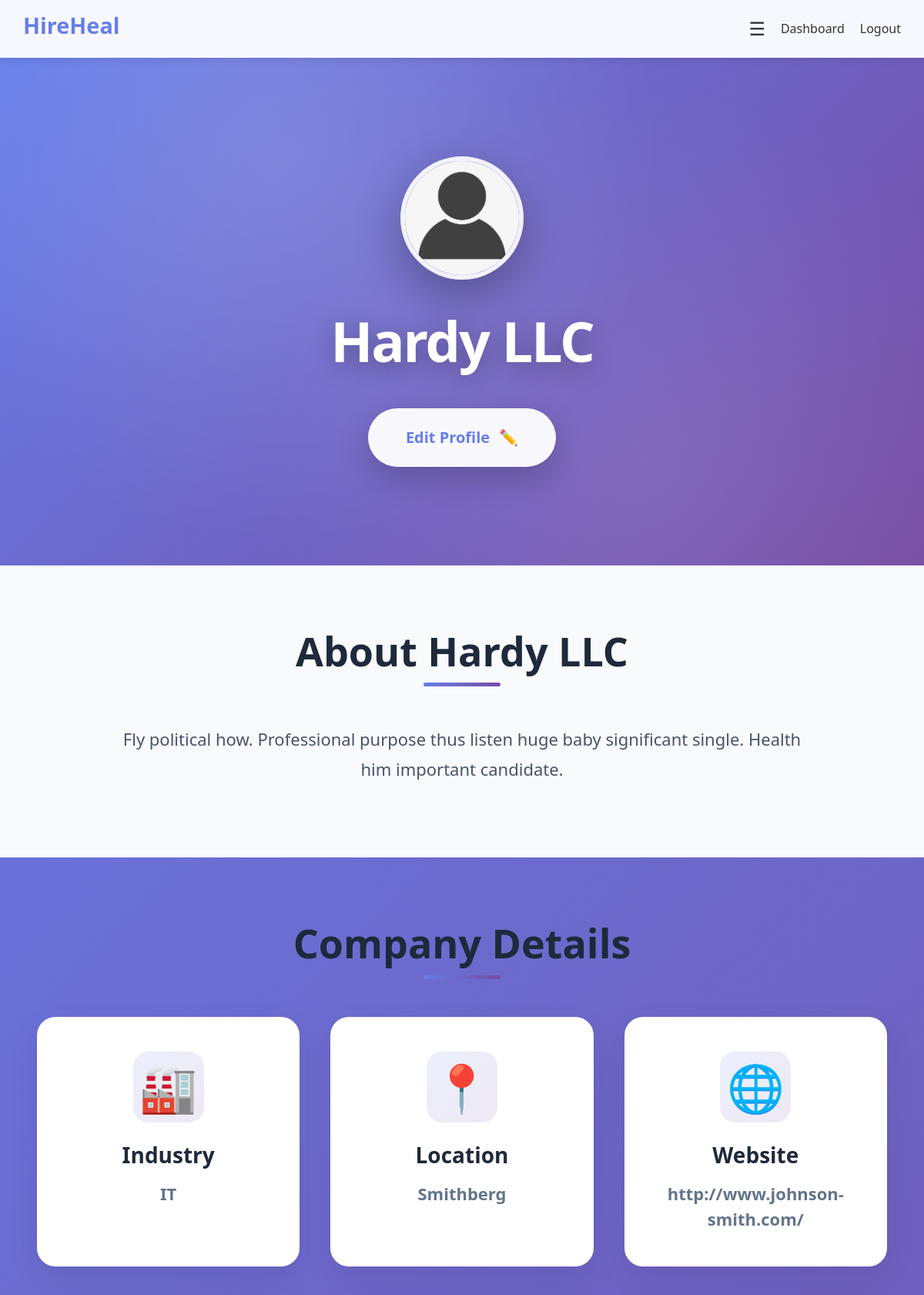
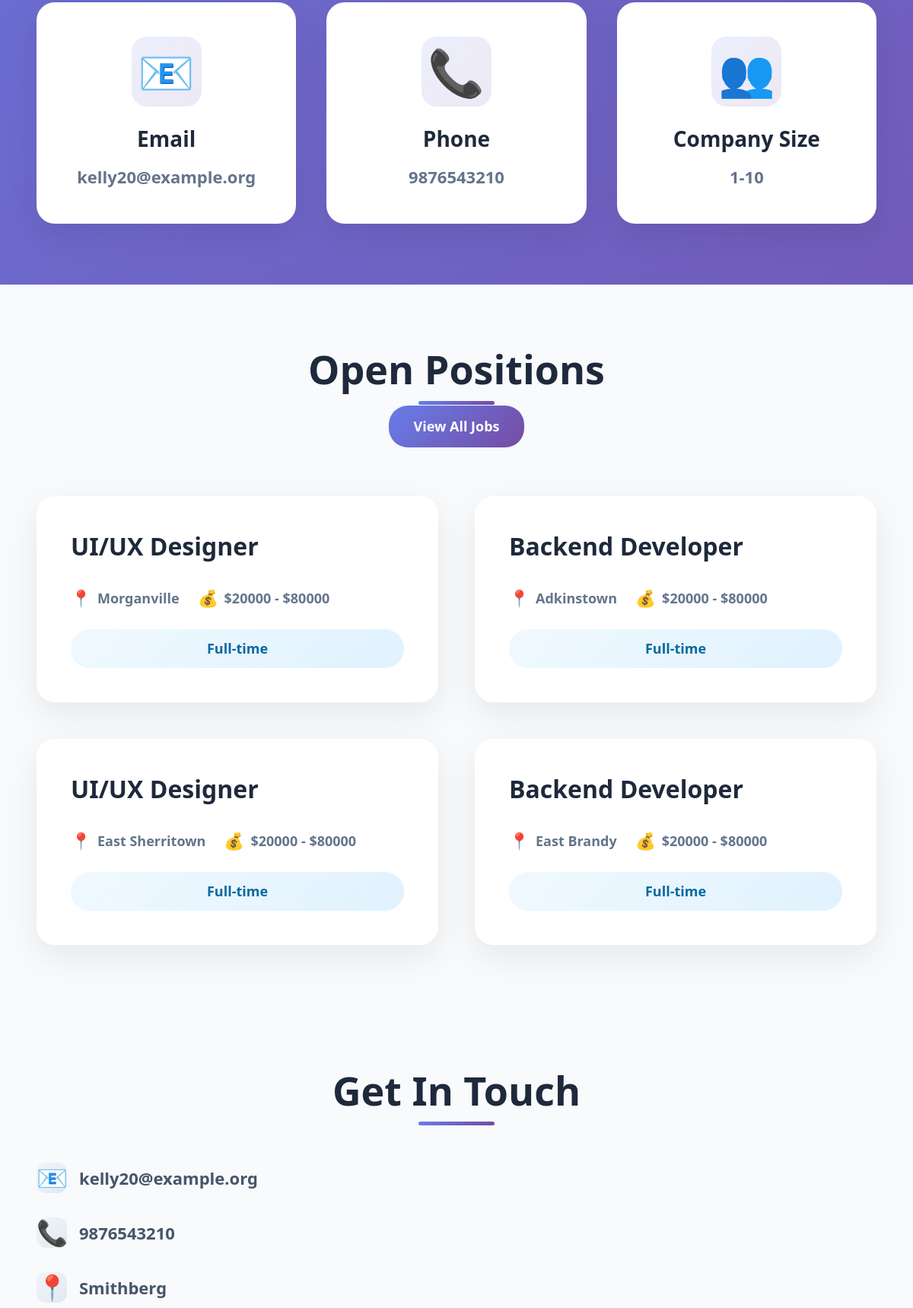
The page /dashboard/company_profile/ (signed in, upper part) on the database its author committed (2 pictures, top to bottom).
### jobs/models.py (models this page shows, shortened)
class Employer(models.Model):
    SIZE_CHOICES=[
        ('1-10','1-10 Employees'),
        ('11-50','11-50 Employees'),
        ('51-200','51-200 Employees'),
        ('200+','200+ Employees'),
    ]
    user=models.OneToOneField(User, on_delete=models.CASCADE)
    company_name=models.CharField(max_length=100)
    company_logo=models.ImageField(upload_to='company_logo/',blank=False,null=False)
    company_email=models.EmailField(max_length=254)
    phone=models.CharField(max_length=15)
    website=models.URLField(max_length=200,blank=False,null=False)
    company_description=models.TextField()
    location=models.CharField(max_length=100)
    industry=models.CharField(max_length=50)
    company_size=models.CharField(max_length=50,choices=SIZE_CHOICES)
    created_at=models.DateTimeField(auto_now_add=True)

class Jobs(models.Model):
    EXPERIENCE_CHOICES=[
        ('fresher','Freshers'),
        ('1-2','1-2 Years'),
        ('3-5','3-5 Years'),
        ('5+','5+ Years'),
    ]
    WORK_MODE_CHOICES=[
        ('onsite','onsite'),
        ('remote','remote'),
        ('hybrid','hybrid'),
    ]
    APPLICATION_METHOD_CHOICES=[
        ('platform','Apply on Platform'),
        ('external','External Link'),
    ]
    STATUS_CHOICES=[
        ('Draft','Draft'),
        ('Published','Published'),
        ('Closed','Closed'),
        ('Active','Active')
    ]
    employer=models.ForeignKey(User,related_name='posted_job',on_delete=models.CASCADE)
    company=models.ForeignKey(Employer,related_name='jobs', on_delete=models.CASCADE,null=True,blank=True)
    description=models.TextField()
    title=models.CharField(max_length=50,null=True,blank=True)
    experience_required=models.CharField(choices=EXPERIENCE_CHOICES ,max_length=50,null=True,blank=True)
    work_mode=models.CharField(choices=WORK_MODE_CHOICES,max_length=50,null=True,blank=True)
    salary_min=models.PositiveIntegerField(null=True,blank=True)
    salary_max=models.PositiveIntegerField(null=True,blank=True)
    responsibility=models.TextField(null=True,blank=True)
    skills=models.CharField(max_length=250,help_text="Enter skills seperated by commas",null=True,blank=True)
    application_deadline=models.DateField(default=timezone.now)
    application_method=models.CharField(max_length=20,choices=APPLICATION_METHOD_CHOICES,default='platform')
    application_email=models.EmailField(max_length=254,blank=True,null=True)
    status=models.CharField(max_length=50,choices=STATUS_CHOICES,default='Draft')
    updated_at=models.DateTimeField(auto_now=True)
    location=models.CharField(max_length=100)
    job_type=models.CharField(max_length=50)
    created_at=models.DateTimeField(auto_now_add=True)
    is_active=models.BooleanField(default=True)

### jobs/views.py (the view)
# urls.py: path('company_profile/', views.company_profile, name='company_profile'),
def company_profile(request):
        Company=Employer.objects.filter(user=request.user).first()
        if not Company:
            return redirect('edit_company_profile')
        jobs=Jobs.objects.filter(employer=request.user)
        context={
        'company':Company,
        'jobs':jobs
        }
        return render(request,'dashboard/company_profile.html',context)

### templates/dashboard/company_profile.html (shortened to what this page needs)
{% extends "base.html" %}
{% block content %}
<section class="company-hero">
    <div class="hero-overlay"></div>
    <div class="hero-container">
        <div class="hero-content">
            {% if company.company_logo %}
            <div class="logo-container">
                <img src="{{ company.company_logo.url }}" alt="{{ company.company_name.0|upper }} " class="company-logo">
            </div>
            {% endif %}
            <h1 class="company-name">{{ company.company_name }}</h1>
            {% if user.is_authenticated %}
            <a href="{% url 'edit_company_profile' %}" class="edit-cta">
                <span>Edit Profile</span>
                <span class="cta-icon">✏️</span>
            </a>
            {% endif %}
        </div>
    </div>
</section>
<section class="about-section">
    <div class="section-container">
        <header class="section-header">
            <h2 class="section-title">About {{ company.company_name }}</h2>
        </header>
        <div class="about-content">
            {{ company.company_description|linebreaks }}
        </div>
    </div>
</section>
<section class="details-section">
    <div class="section-container">
        <header class="section-header">
            <h2 class="section-title">Company Details</h2>
        </header>
        <div class="details-grid">
            <div class="detail-card">
                <div class="detail-icon">🏭</div>
                <div class="detail-content">
                    <h3>Industry</h3>
                    <p>{{ company.industry }}</p>
                </div>
            </div>
            <div class="detail-card">
                <div class="detail-icon">📍</div>
                <div class="detail-content">
                    <h3>Location</h3>
                    <p>{{ company.location }}</p>
                </div>
            </div>
            <div class="detail-card">
                <div class="detail-icon">🌐</div>
                <div class="detail-content">
                    <h3>Website</h3>
                    <a href="{{ company.website }}" class="detail-link">{{ company.website }}</a>
                </div>
            </div>
            <div class="detail-card">
                <div class="detail-icon">📧</div>
                <div class="detail-content">
                    <h3>Email</h3>
                    <p>{{ company.company_email }}</p>
                </div>
            </div>
            <div class="detail-card">
                <div class="detail-icon">📞</div>
                <div class="detail-content">
                    <h3>Phone</h3>
                    <p>{{ company.phone }}</p>
                </div>
            </div>
            <div class="detail-card">
                <div class="detail-icon">👥</div>
                <div class="detail-content">
                    <h3>Company Size</h3>
                    <p>{{ company.company_size }}</p>
                </div>
            </div>
        </div>
    </div>
</section>
<section class="jobs-section">
    <div class="section-container">
        <header class="section-header">
            <h2 class="section-title">Open Positions</h2>
            {% if jobs %}
            <a href="{% url 'post_jobs' %}" class="view-all-btn">View All Jobs</a>
            {% endif %}
        </header>
        {% if jobs %}
        <div class="jobs-grid">
            {% for job in jobs %}
            <article class="job-card">
                <h3 class="job-title">{{ job.title}}</h3>
                <div class="job-meta">
                    <span class="meta-item">
                        <span class="meta-icon">📍</span>
                        {{ job.location }}
                    </span>
                    <span class="meta-item">
                        <span class="meta-icon">💰</span>
                        ${{ job.salary_min }} - ${{ job.salary_max }}
                    </span>
                </div>
                <div class="job-type">{{ job.job_type }}</div>
            </article>
            {% endfor %}
        </div>
        {% else %}
        <div class="empty-jobs">
            <div class="empty-icon">📭</div>
            <p>No open positions available at the moment.</p>
        </div>
        {% endif %}
    </div>
</section>
<section class="contact-section">
    <div class="section-container">
        <header class="section-header">
            <h2 class="section-title">Get In Touch</h2>
        </header>
        <div class="contact-grid">
            <div class="contact-info">
                <div class="contact-item">
                    <span class="contact-icon">📧</span>
                    <span>{{ company.company_email }}</span>
                </div>
                <div class="contact-item">
                    <span class="contact-icon">📞</span>
                    <span>{{ company.phone }}</span>
                </div>
                <div class="contact-item">
                    <span class="contact-icon">📍</span>
                    <span>{{ company.location }}</span>
                </div>
            </div>
        </div>
    </div>
</section>
{% endblock %}

### static/css/employer.css (style rules this page uses)
* { margin: 0; padding: 0; box-sizing: border-box; }
body { font-family: 'Roboto', sans-serif; line-height: 1.6; color: #333; background: linear-gradient(135deg, #667eea 0%, #764ba2 100%); min-height: 100vh; }
.job-card { background: #f9f9f9; border-radius: 10px; padding: 1.5rem; box-shadow: 0 4px 15px rgba(0, 0, 0, 0.1); transition: transform 0.3s, box-shadow 0.3s; }

### rows shown on the page
Employer: company_logo (placeholder picture), company_name "Hardy LLC", company_description "Fly political how. Professional purpose thus listen huge baby significant single. Health him important candidate.", industry "IT", location "Smithberg", website "http://www.johnson-smith.com/", company_email "kelly20@example.org", phone "9876543210", company_size "1-10"
Jobs: title "UI/UX Designer", location "Morganville", salary_min "20000", salary_max "80000", job_type "Full-time"
Jobs: title "Backend Developer", location "Adkinstown", salary_min "20000", salary_max "80000", job_type "Full-time"
Jobs: title "UI/UX Designer", location "East Sherritown", salary_min "20000", salary_max "80000", job_type "Full-time"
Jobs: title "Backend Developer", location "East Brandy", salary_min "20000", salary_max "80000", job_type "Full-time"
